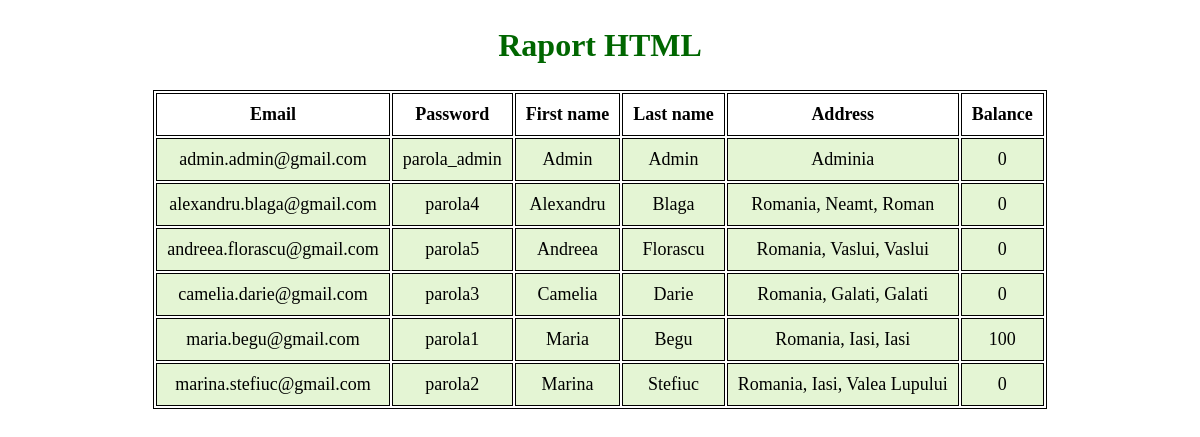
Page /Front-end/Admin/view_users.php on the committed database.
### tables this page shows
CREATE TABLE `USERS` (
  `email` varchar(100) NOT NULL PRIMARY KEY,
  `password` varchar(100) NOT NULL,
  `first_name` varchar(100) NOT NULL,
  `last_name` varchar(100) NOT NULL,
  `adress` varchar(100) NOT NULL,
  `balance` int(11) NOT NULL
);

### Front-end/Admin/view_users.php (the view, shortened to what this page needs)
<?php
$conn = mysqli_connect("localhost", "root", "", "tw");
$sql = " SELECT * FROM users";
$result = $conn->query($sql);
?>
<!DOCTYPE html>
<html lang="en">
<head>
</head>
<body>
    <section>
        <h1>Raport HTML</h1>
        <table>
            <tr>
                <th>Email</th>
                <th>Password</th>
                <th>First name</th>
                <th>Last name</th>
                <th>Address</th>
                <th>Balance</th>
            </tr>
            <?php
                while($rows=$result->fetch_assoc())
                {
            ?>
            <tr>
                <td><?php echo $rows['email'];?></td>
                <td><?php echo $rows['password'];?></td>
                <td><?php echo $rows['first_name'];?></td>
                <td><?php echo $rows['last_name'];?></td>
                <td><?php echo $rows['adress'];?></td>
                <td><?php echo $rows['balance'];?></td>
            </tr>
            <?php
                }
            ?>
        </table>
    </section>
</body>
</html>

### Front-end/Admin/view_users.php (style rules this page uses)
table { margin: 0 auto; font-size: large; border: 1px solid black; }
h1 { text-align: center; color: #006600; font-size: xx-large; font-family: 'Gill Sans', 'Gill Sans MT', ' Calibri', 'Trebuchet MS', 'sans-serif'; }
td { background-color: #E4F5D4; border: 1px solid black; }
th, td { font-weight: bold; border: 1px solid black; padding: 10px; text-align: center; }
td { font-weight: lighter; }

### rows in the picture
users: email "admin.admin@gmail.com", password "parola_admin", first_name "Admin", last_name "Admin", adress "Adminia", balance "0"
users: email "alexandru.blaga@gmail.com", password "parola4", first_name "Alexandru", last_name "Blaga", adress "Romania, Neamt, Roman", balance "0"
users: email "andreea.florascu@gmail.com", password "parola5", first_name "Andreea", last_name "Florascu", adress "Romania, Vaslui, Vaslui", balance "0"
users: email "camelia.darie@gmail.com", password "parola3", first_name "Camelia", last_name "Darie", adress "Romania, Galati, Galati", balance "0"
users: email "maria.begu@gmail.com", password "parola1", first_name "Maria", last_name "Begu", adress "Romania, Iasi, Iasi", balance "100"
users: email "marina.stefiuc@gmail.com", password "parola2", first_name "Marina", last_name "Stefiuc", adress "Romania, Iasi, Valea Lupului", balance "0"
